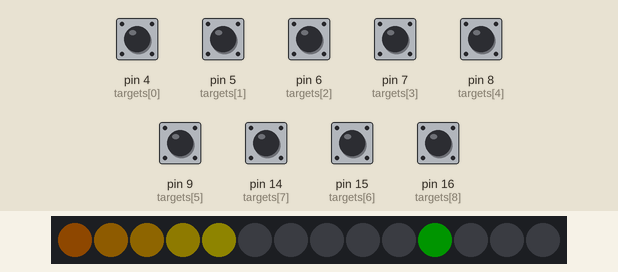
This sketch was run on a simulated Arduino Uno, built with avr-gcc and run on an emulated ATmega328P. On the bench: 14 RGB LEDs in strip order, left to right. The inputs (shaded band) are chosen by the test bench; at power-on: pin 4 (targets[0]), pin 5 (targets[1]), pin 6 (targets[2]), pin 7 (targets[3]), pin 8 (targets[4]), pin 9 (targets[5]), pin 14 (targets[7]), pin 15 (targets[6]), pin 16 (targets[8]) HIGH. Dim RGB values are drawn brighter than linear; random numbers use the default seed unless the sketch sets one.

Above: at 3.2 s.
3.3 s: pin 9 (targets[5]) pulled LOW for 0.15 s
At 3.74 s:
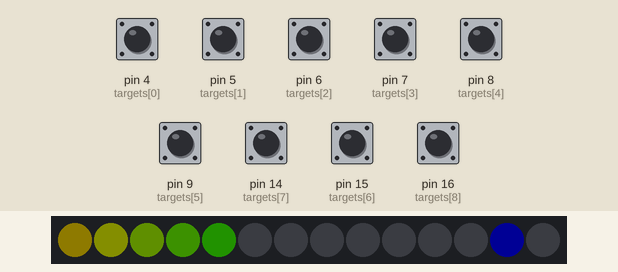
4.7 s: pin 14 (targets[7]) pulled LOW for 0.15 s
At 4.88 s:
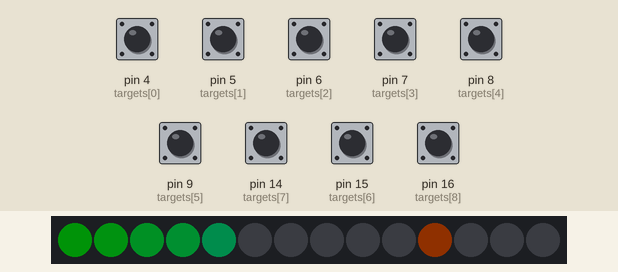
5.4 s: pin 9 (targets[5]) pulled LOW for 1 s
At 5.79 s:
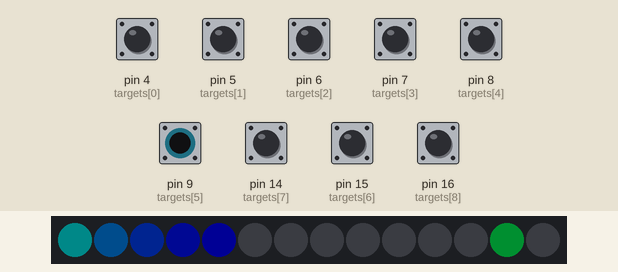
7.0 s: pin 14 (targets[7]) pulled LOW for 1 s
At 7.34 s:
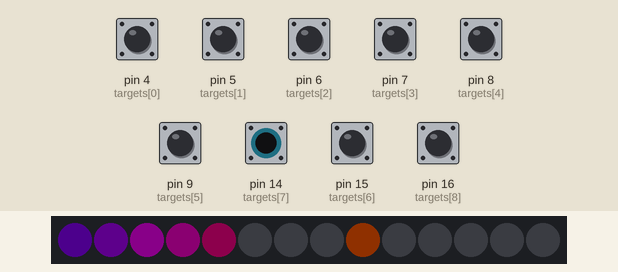
8.6 s: pin 7 (targets[3]) pulled LOW for 0.15 s
At 9.53 s:
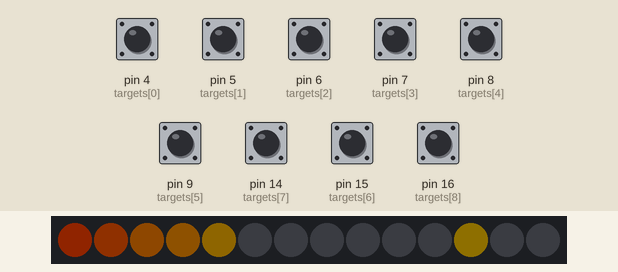

The sketch:

Game.ino
```cpp
/// @author fell-z  matheusfelipeagapito@hotmail.com
// # FastLED related
#include <FastLED.h>

#define DATA_PIN    3
#define LED_TYPE    WS2811
#define COLOR_ORDER GRB
#define NUM_LEDS    14

CRGB leds[NUM_LEDS];

#define BRIGHTNESS        20
#define FRAMES_PER_SECOND 120

// # Game logic related
uint8_t last_target_pos = -1;

#define NUM_TARGETS 9
#define TARGET_LED(index) index + 5 // index for CRGB array
const uint8_t targets[NUM_TARGETS] = { 4, 5, 6, 7, 8, 9, 15, 14, 16 };

void setup()
{
  delay(2000);

  Serial.begin(9600);

  for (int i = 0; i < NUM_TARGETS; i++)
    pinMode(targets[i], INPUT_PULLUP);

  randomSeed(analogRead(0));

  FastLED.addLeds<LED_TYPE,DATA_PIN,COLOR_ORDER>(leds, NUM_LEDS).setCorrection(TypicalLEDStrip);
  FastLED.setBrightness(BRIGHTNESS);

  random_target();
}

const uint8_t led_bar_nLeds = 5;
uint8_t g_hue = 0;
uint8_t g_delta_hue = 7;

bool switch_target = false;
int8_t matched_target_index;

void loop()
{
  fill_rainbow(leds, led_bar_nLeds, g_hue, g_delta_hue);

  game();

  /* for debugging/testing purposes

  Serial.print("Last target pos: ");
  Serial.println(last_target_pos);
  Serial.print("Target pin: ");
  Serial.println(targets[last_target_pos]);

  */

  FastLED.delay(1000/FRAMES_PER_SECOND);
  FastLED.show();

  EVERY_N_MILLISECONDS(20) { g_hue++; }
}

/// game loop
void game()
{
  matched_target_index = check_targets();

  if (matched_target_index == last_target_pos)
    switch_target = true;

  if (switch_target)
  {
    leds[TARGET_LED(last_target_pos)] = CRGB::Black;

    random_target();
    switch_target = false;
  }

  rainbow_by_index(leds, TARGET_LED(last_target_pos), (g_hue * 2.78));
}

/// Fill an unique led, selected by index, with rainbow colors
void rainbow_by_index(struct CRGB *targetArray, uint8_t index, uint8_t initialHue)
{
  CHSV hsv = { .hue = initialHue, .sat = 240, .val = 255 };
  leds[index] = hsv;
}

/// Check every target for a LOW input.
/// @return an index between 0 and 8 for the matched target
int8_t check_targets()
{
  int8_t index;
  uint8_t value;

  for (index = 0; index < NUM_TARGETS; index++)
  {
    value = digitalRead(targets[index]);
    if (value == LOW)
      break;
  }

  if (index > 8)
    return -1;

  return index;
}

/// Overwrites the last_target_pos variable with
/// an random index between 0 and 8
void random_target()
{
  uint8_t tmp = random(0, 9);
  while (tmp == last_target_pos)
  {
    tmp = random(0, 9);
  }

  last_target_pos = tmp;
}
```
